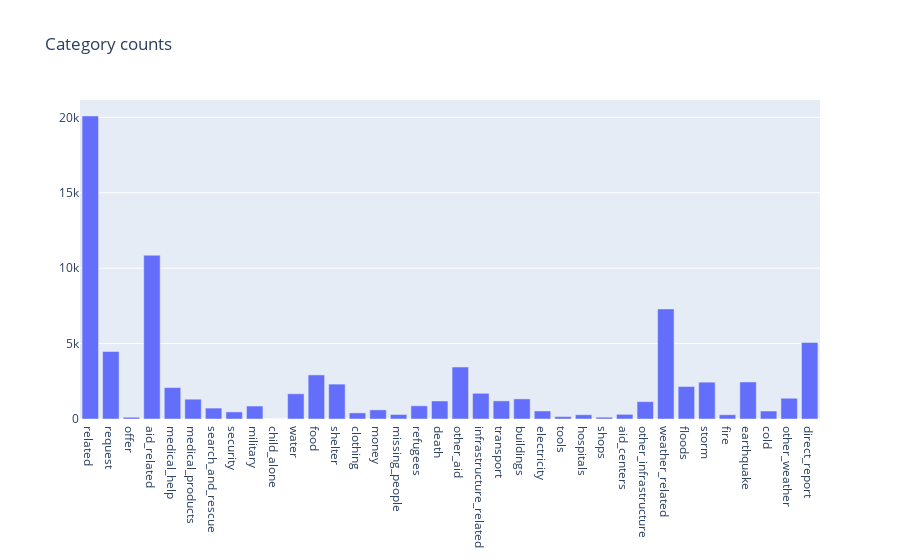

Notebook source saved alongside this figure:
### Code cell
# visualizations for the web app
import plotly.graph_objects as go

df_temp = df.iloc[:,4:].sum(axis=0)

fig = go.Figure(data=[go.Bar(
    x=df_temp.index,
    y=df_temp.values,
)])
fig.update_layout(title_text='Category counts')

### Figure 1 — Plotly figure (JSON) as saved in the notebook; plotly's stock layout.template omitted (floating-point values rounded to 4 significant figures)
{"data": [{"type": "bar", "x": ["related", "request", "offer", "aid_related", "medical_help", "medical_products", "search_and_rescue", "security", "military", "child_alone", "water", "food", "shelter", "clothing", "money", "missing_people", "refugees", "death", "other_aid", "infrastructure_related", "transport", "buildings", "electricity", "tools", "hospitals", "shops", "aid_centers", "other_infrastructure", "weather_related", "floods", "storm", "fire", "earthquake", "cold", "other_weather", "direct_report"], "y": [20093, 4474, 118, 10860, 2084, 1313, 724, 471, 860, 0, 1672, 2923, 2314, 405, 604, 298, 875, 1194, 3446, 1705, 1201, 1333, 532, 159, 283, 120, 309, 1151, 7297, 2155, 2443, 282, 2455, 530, 1376, 5075]}], "layout": {"title": {"text": "Category counts"}}}
